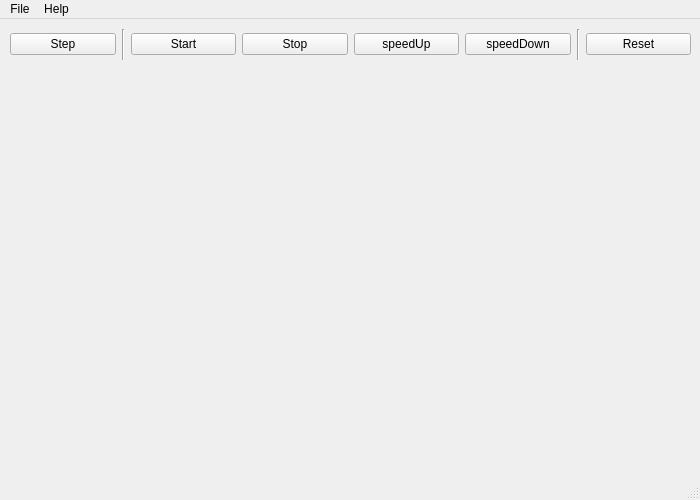
<?xml version="1.0" encoding="UTF-8"?>
<ui version="4.0">
 <class>MainWindow</class>
 <widget class="QMainWindow" name="MainWindow">
  <property name="geometry">
   <rect>
    <x>0</x>
    <y>0</y>
    <width>700</width>
    <height>500</height>
   </rect>
  </property>
  <property name="sizePolicy">
   <sizepolicy hsizetype="Fixed" vsizetype="Fixed">
    <horstretch>0</horstretch>
    <verstretch>0</verstretch>
   </sizepolicy>
  </property>
  <property name="minimumSize">
   <size>
    <width>700</width>
    <height>500</height>
   </size>
  </property>
  <property name="maximumSize">
   <size>
    <width>700</width>
    <height>500</height>
   </size>
  </property>
  <property name="windowTitle">
   <string>MainWindow</string>
  </property>
  <widget class="QWidget" name="centralwidget">
   <property name="enabled">
    <bool>true</bool>
   </property>
   <property name="minimumSize">
    <size>
     <width>0</width>
     <height>0</height>
    </size>
   </property>
   <widget class="QWidget" name="horizontalLayoutWidget">
    <property name="geometry">
     <rect>
      <x>0</x>
      <y>0</y>
      <width>701</width>
      <height>41</height>
     </rect>
    </property>
    <layout class="QHBoxLayout" name="controlButtonLayout">
     <property name="leftMargin">
      <number>10</number>
     </property>
     <property name="topMargin">
      <number>10</number>
     </property>
     <property name="rightMargin">
      <number>10</number>
     </property>
     <item>
      <widget class="QPushButton" name="stepGenerationButton">
       <property name="text">
        <string>Step</string>
       </property>
      </widget>
     </item>
     <item>
      <widget class="Line" name="line">
       <property name="orientation">
        <enum>Qt::Vertical</enum>
       </property>
      </widget>
     </item>
     <item>
      <widget class="QPushButton" name="startGenerationButton">
       <property name="text">
        <string>Start</string>
       </property>
      </widget>
     </item>
     <item>
      <widget class="QPushButton" name="stopGenerationButton">
       <property name="text">
        <string>Stop</string>
       </property>
      </widget>
     </item>
     <item>
      <widget class="QPushButton" name="speedUpButton">
       <property name="text">
        <string>speedUp</string>
       </property>
      </widget>
     </item>
     <item>
      <widget class="QPushButton" name="speedDownButton">
       <property name="text">
        <string>speedDown</string>
       </property>
      </widget>
     </item>
     <item>
      <widget class="Line" name="line_2">
       <property name="orientation">
        <enum>Qt::Vertical</enum>
       </property>
      </widget>
     </item>
     <item>
      <widget class="QPushButton" name="resetTableButton">
       <property name="text">
        <string>Reset</string>
       </property>
      </widget>
     </item>
    </layout>
   </widget>
   <widget class="QWidget" name="verticalLayoutWidget">
    <property name="geometry">
     <rect>
      <x>0</x>
      <y>40</y>
      <width>701</width>
      <height>421</height>
     </rect>
    </property>
    <layout class="QVBoxLayout" name="workSpaceLayout">
     <property name="spacing">
      <number>0</number>
     </property>
     <property name="sizeConstraint">
      <enum>QLayout::SetMinimumSize</enum>
     </property>
     <property name="margin">
      <number>10</number>
     </property>
    </layout>
   </widget>
  </widget>
  <widget class="QMenuBar" name="menubar">
   <property name="geometry">
    <rect>
     <x>0</x>
     <y>0</y>
     <width>700</width>
     <height>21</height>
    </rect>
   </property>
   <widget class="QMenu" name="menuFile">
    <property name="title">
     <string>File</string>
    </property>
    <addaction name="actionLoad"/>
    <addaction name="actionSave_as"/>
    <addaction name="actionSave"/>
   </widget>
   <widget class="QMenu" name="menuAbout">
    <property name="title">
     <string>Help</string>
    </property>
    <addaction name="actionAbout_2"/>
   </widget>
   <addaction name="menuFile"/>
   <addaction name="menuAbout"/>
  </widget>
  <widget class="QStatusBar" name="statusbar"/>
  <action name="actionLoad">
   <property name="text">
    <string>Open</string>
   </property>
  </action>
  <action name="actionSave_as">
   <property name="text">
    <string>Save as</string>
   </property>
  </action>
  <action name="actionSave">
   <property name="text">
    <string>Save</string>
   </property>
  </action>
  <action name="actionAbout">
   <property name="text">
    <string>About</string>
   </property>
  </action>
  <action name="actionAbout_2">
   <property name="text">
    <string>About</string>
   </property>
  </action>
 </widget>
 <resources/>
 <connections/>
</ui>
